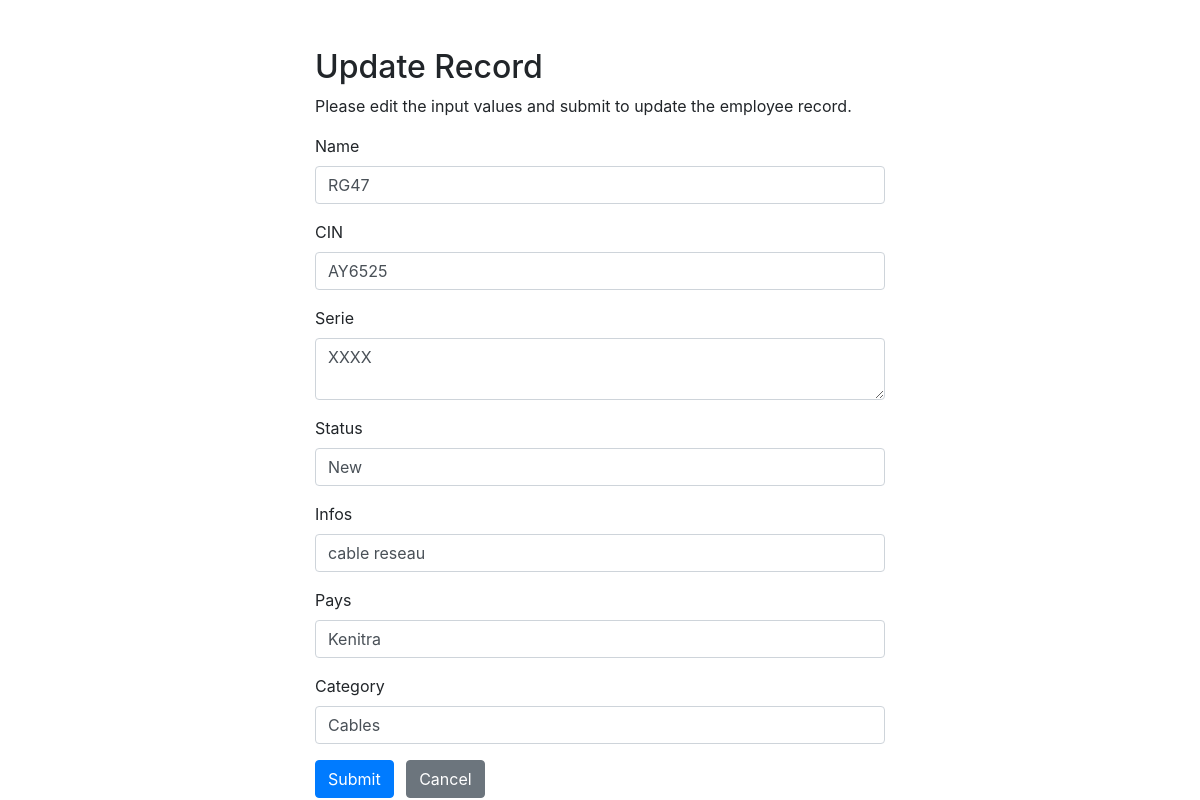
The app's page /exemple/update.php?id=4 with its own data.
### tables this page shows
CREATE TABLE `materials` (
  `id` int(11) NOT NULL,
  `CIN` varchar(10) NOT NULL,
  `name` varchar(20) NOT NULL,
  `serie` varchar(20) NOT NULL,
  `status` varchar(10) NOT NULL,
  `infos` text NOT NULL,
  `pays` varchar(20) NOT NULL,
  `division` varchar(100) NOT NULL,
  `category` varchar(20) NOT NULL
);

### exemple/update.php (the view, shortened to what this page needs)
<?php
require_once "config.php";
$name = $CIN = $serie = $pays = $info = $category = $status =  "";
$name_err = $CIN_err =  $serie_err = $pays_err = $info_err = $category_err = $status_err = "";
if (isset($_POST["id"]) && !empty($_POST["id"])) {
    $id = $_POST["id"];
    $input_name = trim($_POST["name"]);
    if (empty($input_name)) {
        $name_err = "Please enter a name.";
    } else {
        $name = $input_name;
    }
    $input_CIN = trim($_POST["CIN"]);
    if (empty($input_CIN)) {
        $CIN_err = "Please enter your CIN";
    } else {
        $CIN = $input_CIN;
    }
    $input_serie = trim($_POST["serie"]);
    if (empty($input_serie)) {
        $status_err = "Please enter serie of the material";
    } else {
        $serie = $input_serie;
    }
    $input_status = trim($_POST["status"]);
    if (empty($input_status)) {
        $status_err = "Please enter a status";
    } else {
        $status = $input_status;
    }
    $input_info = trim($_POST["info"]);
    if (empty($input_info)) {
        $info_err = "Please enter some informations";
    } else {
        $info = $input_info;
    }
    $input_pays = trim($_POST["pays"]);
    if (empty($input_pays)) {
        $pays_err = "Please enter from where ?";
    } else {
        $pays = $input_pays;
    }
    $input_category = trim($_POST["category"]);
    if (empty($input_category)) {
        $status_err = "Please enter category of the material";
    } else {
        $category = $input_category;
    }
    if (empty($name_err) && empty($CIN_err) && empty($serie_err) && empty($status_err) && empty($info_err) && empty($pays_err) && empty($category_err)) {
        $sql = "UPDATE materials SET CIN=:CIN, name=:name, serie=:serie, status=:status, infos=:infos , pays=:pays , category=:category WHERE id=:id";
        if ($stmt = $pdo->prepare($sql)) {
            $stmt->bindParam(":name", $param_name);
            $stmt->bindParam(":CIN", $param_CIN);
            $stmt->bindParam(":serie", $param_serie);
            $stmt->bindParam(":status", $param_status);
            $stmt->bindParam(":infos", $param_infos);
            $stmt->bindParam(":pays", $param_pays);
            $stmt->bindParam(":category", $param_category);
            $stmt->bindParam(":id", $param_id);
            $param_name = $name;
            $param_CIN = $CIN;
            $param_serie = $serie;
            $param_status = $status;
            $param_infos = $info;
            $param_pays = $pays;
            $param_category = $category;
            $param_id = $id;
            if ($stmt->execute()) {
                header("location: index.php");
                exit();
            } else {
                echo "Oops! Something went wrong. Please try again later.";
            }
        }
        unset($stmt);
    }
    unset($pdo);
} else {
    if (isset($_GET["id"]) && !empty(trim($_GET["id"]))) {
        $sql = "SELECT * FROM materials WHERE id = :id";
        if ($stmt = $pdo->prepare($sql)) {
            $stmt->bindParam(":id", $param_id);
            if ($stmt->execute()) {
                if ($stmt->rowCount() == 1) {
                    $row = $stmt->fetch(PDO::FETCH_ASSOC);
                    $CIN = $row["CIN"];
                    $name = $row["name"];
                    $serie = $row["serie"];
                    $status = $row["status"];
                    $info = $row["infos"];
                    $pays = $row["pays"];
                    $category = $row["category"];
                } else {
                    header("location: error.php");
                    exit();
                }
            } else {
                echo "Oops! Something went wrong. Please try again later.";
            }
        }
    } else {
        header("location: error.php");
        exit();
    }
}
?>
<!DOCTYPE html>
<html lang="en">
<head>
    <link rel="stylesheet" href="https://stackpath.bootstrapcdn.com/bootstrap/4.5.2/css/bootstrap.min.css">
</head>
<body>
    <div class="wrapper">
        <div class="container-fluid">
            <div class="row">
                <div class="col-md-12">
                    <h2 class="mt-5">Update Record</h2>
                    <p>Please edit the input values and submit to update the employee record.</p>
                    <form action="<?php echo htmlspecialchars(basename($_SERVER['REQUEST_URI'])); ?>" method="post">
                        <div class="form-group">
                            <label>Name</label>
                            <input type="text" name="name" class="form-control <?php echo (!empty($name_err)) ? 'is-invalid' : ''; ?>" value="<?php echo $name; ?>">
                        </div>
                        <div class="form-group">
                            <label>CIN</label>
                            <input type="text" name="CIN" class="form-control <?php echo (!empty($CIN_err)) ? 'is-invalid' : ''; ?>" value="<?php echo $CIN; ?>">
                        </div>
                        <div class="form-group">
                            <label>Serie</label>
                            <textarea name="serie" class="form-control <?php echo (!empty($serie_err)) ? 'is-invalid' : ''; ?>"><?php echo $serie; ?></textarea>
                        </div>
                        <div class="form-group">
                            <label>Status</label>
                            <input type="text" name="status" class="form-control <?php echo (!empty($status_err)) ? 'is-invalid' : ''; ?>" value="<?php echo $status; ?>">
                        </div>
                        <div class="form-group">
                            <label>Infos</label>
                            <input type="text" name="info" class="form-control <?php echo (!empty($info_err)) ? 'is-invalid' : ''; ?>" value="<?php echo $info; ?>">
                        </div>
                        <div class="form-group">
                            <label>Pays</label>
                            <input type="text" name="pays" class="form-control <?php echo (!empty($pays_err)) ? 'is-invalid' : ''; ?>" value="<?php echo $pays; ?>">
                        </div>
                        <div class="form-group">
                            <label>Category</label>
                            <input type="text" name="category" class="form-control <?php echo (!empty($category_err)) ? 'is-invalid' : ''; ?>" value="<?php echo $category; ?>">
                        </div>
                        <input type="submit" class="btn btn-primary" value="Submit">
                        <a href="index.php" class="btn btn-secondary ml-2">Cancel</a>
                    </form>
                </div>
            </div>
        </div>
    </div>
</body>
</html>

### exemple/update.php (style rules this page uses)
.wrapper { width: 600px; margin: 0 auto; }

### records on screen
materials: name "RG47", CIN "AY6525", serie "XXXX", status "New", info "cable reseau", pays "Kenitra", category "Cables"
